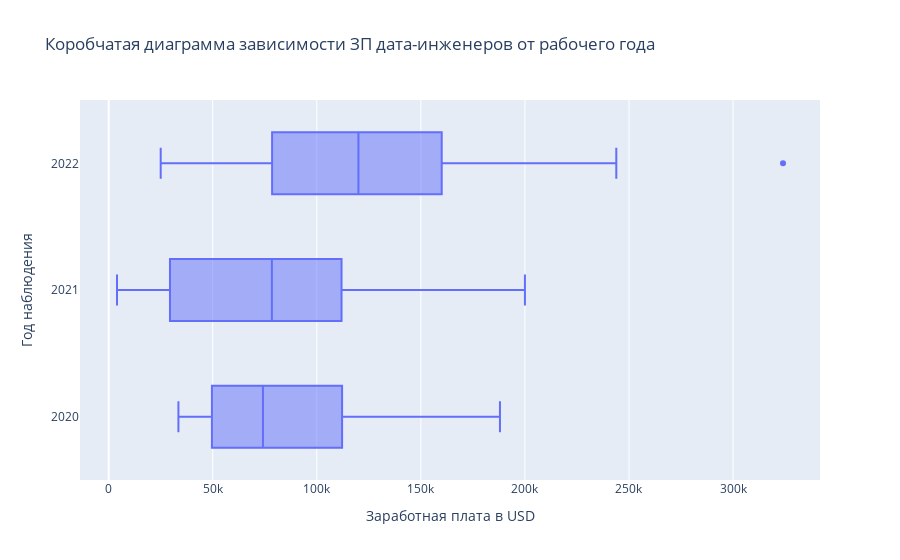

Write notebook code for a chart like this one.
### Markdown cell above
А теперь посмотрим на распределение заработных плат дата-инженеров и дата-саентистов отдельно:

### Code cell
# ЗП дата-инженеров
data_engineer_mask = salaries_data[salaries_data['job_title'] == 'Data Engineer']

fig2 = px.box(
    data_frame=data_engineer_mask,
    x = 'salary_in_usd',
    y = 'work_year',
    title='Коробчатая диаграмма зависимости ЗП дата-инженеров от рабочего года',
    labels={'work_year':'Год наблюдения',
            'salary_in_usd':'Заработная плата в USD'}
)

fig2

### Figure 1 — Plotly figure (JSON) as saved in the notebook; plotly's stock layout.template omitted (floating-point values rounded to 4 significant figures; data arrays with more than 128 entries replaced by an {"elided": "..."} marker saying what was removed)
{"data": [{"alignmentgroup": "True", "hovertemplate": "Заработная плата в USD=%{x}<br>Год наблюдения=%{y}<extra></extra>", "legendgroup": "", "marker": {"color": "#636efa"}, "name": "", "notched": false, "offsetgroup": "", "orientation": "h", "showlegend": false, "type": "box", "x": {"elided": "132 int values"}, "x0": " ", "xaxis": "x", "y": {"elided": "132 int values"}, "y0": " ", "yaxis": "y"}], "layout": {"boxmode": "group", "legend": {"tracegroupgap": 0}, "title": {"text": "Коробчатая диаграмма зависимости ЗП дата-инженеров от рабочего года"}, "xaxis": {"anchor": "y", "domain": [0, 1], "title": {"text": "Заработная плата в USD"}}, "yaxis": {"anchor": "x", "domain": [0, 1], "title": {"text": "Год наблюдения"}}}}
